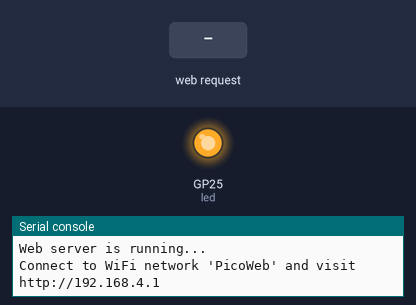
A program run on a simulated Raspberry Pi Pico running MicroPython. Shown: output pins drawn as LEDs (lit = HIGH), the last lines printed to the serial console. The inputs (shaded band) are chosen by the test bench. The board's own WiFi access point starts at once.

Above: at 2.4 s.
2.5 s: HTTP request GET / received
4.0 s: HTTP request GET /led/on received
5.5 s: HTTP request GET /led/off received
At 6.9 s:
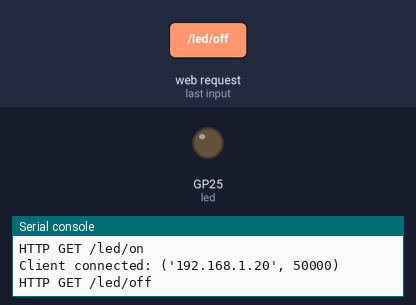
Timing chart, 0 to 8.5 s (numbered marks = the images above; inputs shaded):
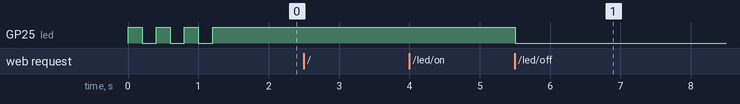

Measured:
- after the input at 5.5 s, GP25 (led): HIGH → LOW at once

The program:

main.py
```python
# main.py - Main application with integrated web server
import network
import socket
import time
from machine import Pin
import gc

class PicoWebServer:
    def __init__(self):
        self.led = Pin(25, Pin.OUT)
        self.ap = None
        self.server_socket = None

        # Setup access point and web server
        self.setup_access_point()
        self.setup_web_server()

    def setup_access_point(self):
        self.ap = network.WLAN(network.AP_IF)
        self.ap.active(True)
        self.ap.config(essid='PicoWeb', authmode=network.AUTH_OPEN)

        print(f"Web server access point active: {self.ap.ifconfig()}")

    def setup_web_server(self):
        addr = socket.getaddrinfo('0.0.0.0', 80)[0][-1]
        self.server_socket = socket.socket()
        self.server_socket.setsockopt(socket.SOL_SOCKET, socket.SO_REUSEADDR, 1)
        self.server_socket.bind(addr)
        self.server_socket.listen(1)

        print(f"HTTP server listening on {addr}")

    def generate_html_page(self):
        led_status = "ON" if self.led.value() else "OFF"

        html = f"""
        <!DOCTYPE html>
        <html>
        <head>
            <title>Pico W Controller</title>
            <meta name="viewport" content="width=device-width, initial-scale=1">
            <style>
                body {{ font-family: Arial, sans-serif; margin: 40px; }}
                .button {{
                    background-color: #4CAF50;
                    color: white;
                    padding: 15px 32px;
                    text-decoration: none;
                    display: inline-block;
                    font-size: 16px;
                    margin: 4px 2px;
                    cursor: pointer;
                    border-radius: 4px;
                }}
                .status {{
                    padding: 20px;
                    margin: 20px 0;
                    border: 1px solid #ddd;
                    border-radius: 4px;
                }}
            </style>
        </head>
        <body>
            <h1>Raspberry Pi Pico W Controller</h1>

            <div class="status">
                <h2>Current Status</h2>
                <p><strong>LED Status:</strong> {led_status}</p>
                <p><strong>IP Address:</strong> {self.ap.ifconfig()[0]}</p>
                <p><strong>Uptime:</strong> {time.ticks_ms() // 1000} seconds</p>
            </div>

            <h2>Controls</h2>
            <a href="/led/on" class="button">Turn LED ON</a>
            <a href="/led/off" class="button" style="background-color: #f44336;">Turn LED OFF</a>

            <br><br>
            <a href="/" class="button" style="background-color: #008CBA;">Refresh</a>

            <hr>
            <p><em>Powered by Raspberry Pi Pico W</em></p>
        </body>
        </html>
        """
        return html

    def handle_request(self, client_socket):
        try:
            # Read HTTP request
            request = client_socket.recv(1024).decode('utf-8')

            # Parse request line
            request_line = request.split('\r\n')[0]
            method, path, _ = request_line.split(' ')

            print(f"HTTP {method} {path}")

            # Process different paths
            if path == '/':
                response_body = self.generate_html_page()
                status = "200 OK"
            elif path == '/led/on':
                self.led.value(1)
                response_body = self.generate_html_page()
                status = "200 OK"
            elif path == '/led/off':
                self.led.value(0)
                response_body = self.generate_html_page()
                status = "200 OK"
            else:
                response_body = "<h1>404 Not Found</h1><p>The requested page does not exist.</p>"
                status = "404 Not Found"

            # Send HTTP response
            response = f"""HTTP/1.1 {status}\r
Content-Type: text/html\r
Content-Length: {len(response_body)}\r
Connection: close\r
\r
{response_body}"""

            client_socket.send(response.encode('utf-8'))

        except Exception as e:
            print(f"Request handling error: {e}")
            # Send error response
            error_response = """HTTP/1.1 500 Internal Server Error\r
Content-Type: text/html\r
Connection: close\r
\r
<h1>500 Internal Server Error</h1>"""
            try:
                client_socket.send(error_response.encode('utf-8'))
            except:
                pass

    def run(self):
        self.led.value(1)  # Indicate server is running
        print("Web server is running...")
        print(f"Connect to WiFi network 'PicoWeb' and visit http://{self.ap.ifconfig()[0]}")

        while True:
            try:
                client_socket, client_addr = self.server_socket.accept()
                print(f"Client connected: {client_addr}")

                self.handle_request(client_socket)
                client_socket.close()

                gc.collect()  # Clean up memory

            except Exception as e:
                print(f"Server error: {e}")
                time.sleep(1)

# Start the web server
if __name__ == "__main__":
    server = PicoWebServer()
    server.run()
```

boot.py
```python
# boot.py - Executed at system startup
from machine import Pin
import time

# Init hardware
status_led = Pin(25, Pin.OUT)
status_led.value(0)  # LED off during boot

# Flash LED to indicate boot process
for i in range(3):
    status_led.value(1)
    time.sleep(0.2)
    status_led.value(0)
    time.sleep(0.2)
```
